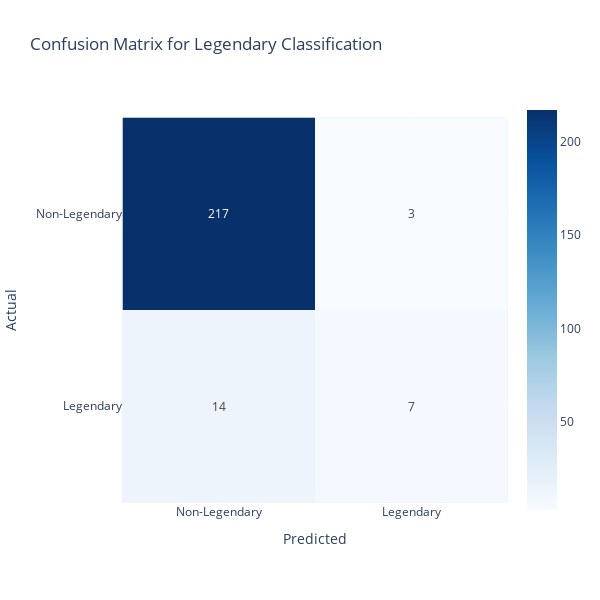

The cell this chart's notebook holds for it:
### Code cell
# Visualize confusion matrix
if 'is_legendary' in pokemon_clean.columns:
    # Calculate confusion matrix
    cm = confusion_matrix(y_test, y_pred)
    
    # Plot confusion matrix with plotly
    fig = px.imshow(
        cm,
        x=['Non-Legendary', 'Legendary'],
        y=['Non-Legendary', 'Legendary'],
        text_auto=True,
        color_continuous_scale='Blues',
        title='Confusion Matrix for Legendary Classification',
        labels={
            'x': 'Predicted',
            'y': 'Actual'
        }
    )
    fig.update_layout(width=600, height=600)
    fig.show()
    
    # Print classification report
    print("Classification Report:")
    print(classification_report(y_test, y_pred, target_names=['Non-Legendary', 'Legendary']))

### Figure 1 — Plotly figure (JSON) as saved in the notebook; plotly's stock layout.template omitted (floating-point values rounded to 4 significant figures)
{"data": [{"coloraxis": "coloraxis", "hovertemplate": "Predicted: %{x}<br>Actual: %{y}<br>color: %{z}<extra></extra>", "name": "0", "texttemplate": "%{z}", "type": "heatmap", "x": ["Non-Legendary", "Legendary"], "xaxis": "x", "y": ["Non-Legendary", "Legendary"], "yaxis": "y", "z": [[217, 3], [14, 7]]}], "layout": {"coloraxis": {"colorscale": [[0, "rgb(247,251,255)"], [0.125, "rgb(222,235,247)"], [0.25, "rgb(198,219,239)"], [0.375, "rgb(158,202,225)"], [0.5, "rgb(107,174,214)"], [0.625, "rgb(66,146,198)"], [0.75, "rgb(33,113,181)"], [0.875, "rgb(8,81,156)"], [1, "rgb(8,48,107)"]]}, "height": 600, "title": {"text": "Confusion Matrix for Legendary Classification"}, "width": 600, "xaxis": {"anchor": "y", "constrain": "domain", "domain": [0, 1], "scaleanchor": "y", "title": {"text": "Predicted"}}, "yaxis": {"anchor": "x", "autorange": "reversed", "constrain": "domain", "domain": [0, 1], "title": {"text": "Actual"}}}}
